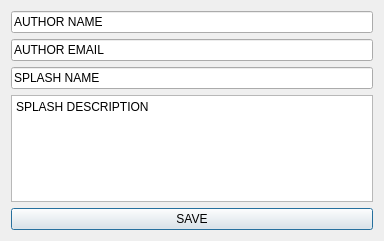
<?xml version="1.0" encoding="UTF-8"?>
<ui version="4.0">
 <class>metadata_dialog</class>
 <widget class="QDialog" name="metadata_dialog">
  <property name="geometry">
   <rect>
    <x>0</x>
    <y>0</y>
    <width>384</width>
    <height>241</height>
   </rect>
  </property>
  <property name="windowTitle">
   <string>SPLASH INFO </string>
  </property>
  <layout class="QVBoxLayout" name="verticalLayout">
   <item>
    <spacer name="verticalSpacer">
     <property name="orientation">
      <enum>Qt::Orientation::Vertical</enum>
     </property>
     <property name="sizeHint" stdset="0">
      <size>
       <width>20</width>
       <height>40</height>
      </size>
     </property>
    </spacer>
   </item>
   <item>
    <widget class="QLineEdit" name="lineEdit_aut_name">
     <property name="text">
      <string>AUTHOR NAME</string>
     </property>
    </widget>
   </item>
   <item>
    <widget class="QLineEdit" name="lineEdit_aut_email">
     <property name="text">
      <string>AUTHOR EMAIL</string>
     </property>
    </widget>
   </item>
   <item>
    <widget class="QLineEdit" name="lineEdit_splash_name">
     <property name="text">
      <string>SPLASH NAME</string>
     </property>
    </widget>
   </item>
   <item>
    <widget class="QTextEdit" name="textEdit_splash_desc">
     <property name="html">
      <string>&lt;!DOCTYPE HTML PUBLIC &quot;-//W3C//DTD HTML 4.0//EN&quot; &quot;http://www.w3.org/TR/REC-html40/strict.dtd&quot;&gt;
&lt;html&gt;&lt;head&gt;&lt;meta name=&quot;qrichtext&quot; content=&quot;1&quot; /&gt;&lt;meta charset=&quot;utf-8&quot; /&gt;&lt;style type=&quot;text/css&quot;&gt;
p, li { white-space: pre-wrap; }
hr { height: 1px; border-width: 0; }
li.unchecked::marker { content: &quot;\2610&quot;; }
li.checked::marker { content: &quot;\2612&quot;; }
&lt;/style&gt;&lt;/head&gt;&lt;body style=&quot; font-family:'Sans Serif'; font-size:9pt; font-weight:400; font-style:normal;&quot;&gt;
&lt;p style=&quot; margin-top:0px; margin-bottom:0px; margin-left:0px; margin-right:0px; -qt-block-indent:0; text-indent:0px;&quot;&gt;SPLASH DESCRIPTION&lt;/p&gt;&lt;/body&gt;&lt;/html&gt;</string>
     </property>
    </widget>
   </item>
   <item>
    <widget class="QPushButton" name="pushButton">
     <property name="enabled">
      <bool>true</bool>
     </property>
     <property name="text">
      <string>SAVE</string>
     </property>
    </widget>
   </item>
  </layout>
 </widget>
 <resources/>
 <connections/>
</ui>
